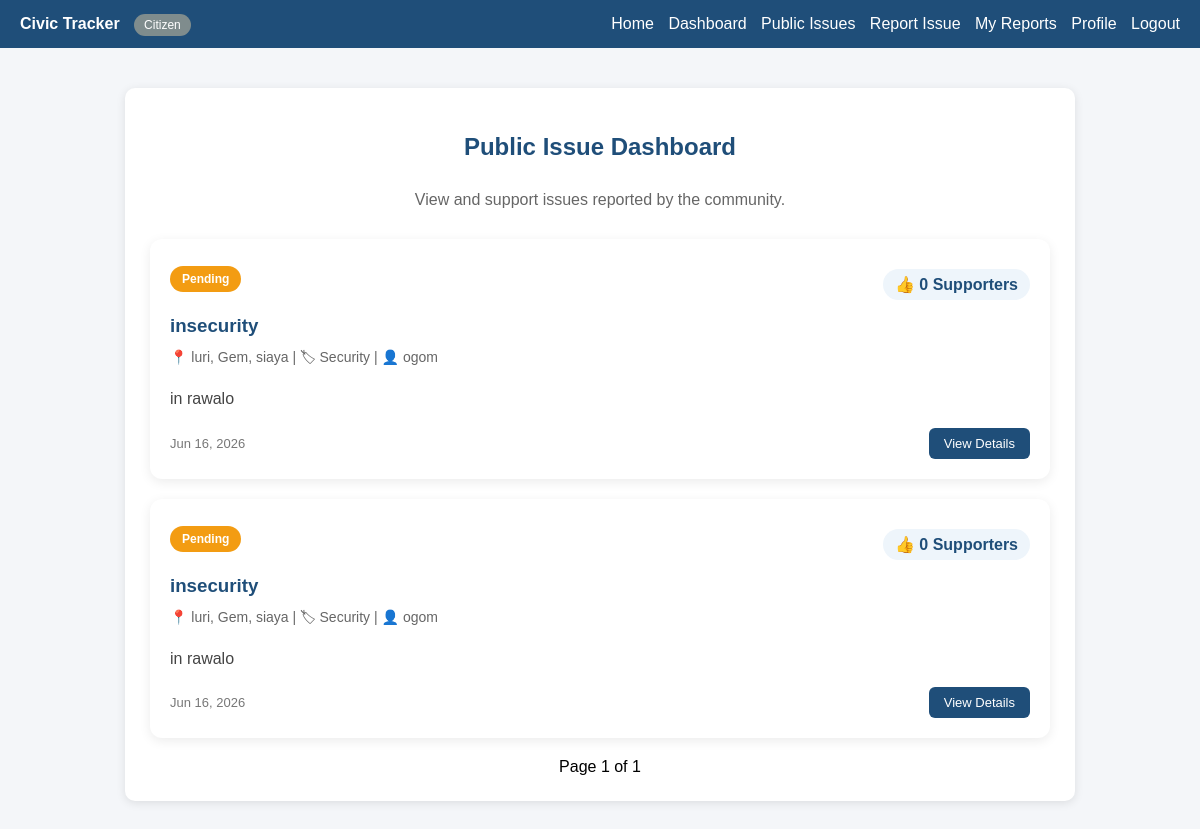
The page /issues/ (signed in) on the database its author committed.
### civicapp/models.py (models this page shows, shortened)
class Issue(models.Model):
    CATEGORY_CHOICES = [
        ('roads', 'Roads'),
        ('water', 'Water'),
        ('health', 'Health'),
        ('education', 'Education'),
        ('security', 'Security'),
        ('other', 'Other'),
    ]
    STATUS_CHOICES = [
        ('pending', 'Pending'),
        ('in_progress', 'In Progress'),
        ('resolved', 'Resolved'),
    ]
    title = models.CharField(max_length=200)
    description = models.TextField()
    category = models.CharField(
        max_length=50,
        choices=CATEGORY_CHOICES
    )
    county = models.CharField(max_length=100)
    sub_county = models.CharField(max_length=100)
    ward = models.CharField(max_length=100)
    status = models.CharField(
        max_length=20,
        choices=STATUS_CHOICES,
        default='pending'
    )
    image = models.ImageField(
        upload_to='issues/',
        blank=True,
        null=True
    )
    created_by = models.ForeignKey(
        User,
        on_delete=models.CASCADE
    )
    created_at = models.DateTimeField(
        auto_now_add=True
    )

### civicapp/views.py (the view)
# urls.py: path('issues/', views.public_issues, name='public_issues'),
def public_issues(request):
    issues_list = Issue.objects.annotate(
        vote_count=Count('votes')
    ).order_by('-vote_count', '-created_at')
    paginator = Paginator(issues_list, 10)  # 10 per page
    page_number = request.GET.get('page')
    issues = paginator.get_page(page_number)
    return render(request, 'civicapp/public_issues.html', {
        'issues': issues
    })

### civicapp/templates/civicapp/public_issues.html (shortened to what this page needs)
{% extends 'civicapp/base.html' %}
{% block content %}
<h2 class="page-title">
    Public Issue Dashboard
</h2>
<p class="page-subtitle">
    View and support issues reported by the community.
</p>
<div class="issue-grid">
{% for issue in issues %}
<div class="issue-card">
    <div class="issue-header">
        <span class="badge {{ issue.status }}">
            {{ issue.get_status_display }}
        </span>
        <div class="support-count">
            👍 {{ issue.vote_count }} Supporters
        </div>
    </div>
    <h3 class="issue-title">
        <a href="{% url 'issue_detail' issue.id %}">
            {{ issue.title }}
        </a>
    </h3>
    <div class="meta">
        📍 {{ issue.ward }}, {{ issue.sub_county }}, {{ issue.county }}
        |
        🏷 {{ issue.get_category_display }}
        |
        👤 {{ issue.created_by.username }}
    </div>
    <p class="desc">
        {{ issue.description|truncatewords:30 }}
    </p>
    <div class="footer">
        <span>
            {{ issue.created_at|date:"M d, Y" }}
        </span>
        <a href="{% url 'issue_detail' issue.id %}"
           class="view-btn">
            View Details
        </a>
    </div>
</div>
{% endfor %}
</div>
<div style="text-align:center; margin-top:20px;">
    <span>Page {{ issues.number }} of {{ issues.paginator.num_pages }}</span>
</div>
{% endblock %}

### civicapp/templates/civicapp/base.html (style rules this page uses)
body { margin: 0; font-family: Arial, sans-serif; background: #f4f6f9; }

### civicapp/templates/civicapp/public_issues.html (style rules this page uses)
.page-title { text-align:center; color:#1f4e79; margin-bottom:30px; }
.page-subtitle { text-align:center; color:#666; margin-bottom:30px; }
.issue-grid { display:grid; gap:20px; }
.issue-card { background:white; border-radius:12px; padding:20px; box-shadow:0 3px 12px rgba(0,0,0,0.08); transition:0.3s; }
.issue-header { display:flex; justify-content:space-between; align-items:center; margin-bottom:15px; }
.badge { padding:6px 12px; border-radius:20px; color:white; font-size:12px; font-weight:bold; }
.pending { background:#f39c12; }
.issue-title { margin:10px 0; }
.issue-title a { text-decoration:none; color:#1f4e79; }
.meta { color:#666; font-size:14px; margin-bottom:10px; }
.support-count { display:inline-block; background:#eef5fb; color:#1f4e79; padding:6px 12px; border-radius:20px; font-weight:bold; margin-top:10px; }
.desc { color:#444; margin-top:15px; line-height:1.6; }
.footer { margin-top:15px; display:flex; justify-content:space-between; align-items:center; color:#777; font-size:13px; }
.view-btn { text-decoration:none; background:#1f4e79; color:white; padding:8px 15px; border-radius:6px; }

### rows shown on the page
Issue: status "Pending", vote_count "0", title "insecurity", ward "luri", sub_county "Gem", county "siaya", category "Security", created_by.username "ogom", description "in rawalo", created_at "Jun 16, 2026"
Issue: status "Pending", vote_count "0", title "insecurity", ward "luri", sub_county "Gem", county "siaya", category "Security", created_by.username "ogom", description "in rawalo", created_at "Jun 16, 2026"

### other values the page prints
{{ issues.number }} "1"
{{ issues.paginator.num_pages }} "1"
